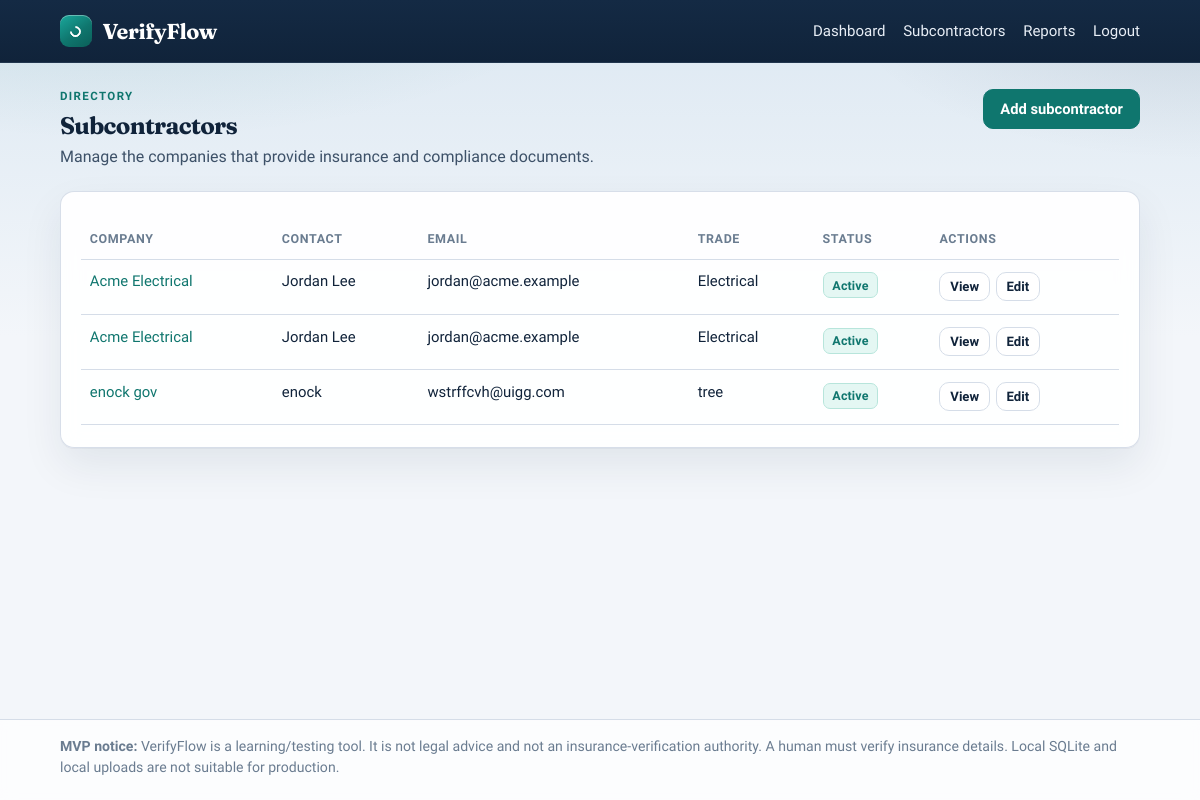
Screenshot of /contractors (signed in) with the database file from the repository.
### app.py (models this page shows)
class Contractor(db.Model):
    __tablename__ = "contractors"
    id = db.Column(db.Integer, primary_key=True)
    public_id = db.Column(db.String(36), unique=True, nullable=False, default=lambda: str(uuid.uuid4()))
    organization_id = db.Column(db.Integer, db.ForeignKey("organizations.id"), nullable=False, index=True)
    company_name = db.Column(db.String(200), nullable=False)
    contact_name = db.Column(db.String(200), nullable=False)
    email = db.Column(db.String(255), nullable=False)
    phone = db.Column(db.String(50), nullable=True)
    trade_or_service = db.Column(db.String(200), nullable=True)
    government_vendor_number = db.Column(db.String(100), nullable=True)
    notes = db.Column(db.Text, nullable=True)
    is_active = db.Column(db.Boolean, default=True, nullable=False)
    created_at = db.Column(db.DateTime, nullable=False, default=lambda: datetime.now(timezone.utc))
    organization = db.relationship("Organization", back_populates="contractors")
    documents = db.relationship(
        "ComplianceDocument",
        back_populates="contractor",
        cascade="all, delete-orphan",
        lazy=True,
    )

### app.py (the view)
    @app.route("/contractors")
    @org_required
    def contractors():
        items = org_contractors_query().order_by(Contractor.company_name.asc()).all()
        return render_template("contractors.html", contractors=items)

### app.py (called while the page is built)
def org_required(view):
    @wraps(view)
    @login_required
    def wrapped(*args, **kwargs):
        if not current_user.organization_id:
            abort(403)
        return view(*args, **kwargs)
    return wrapped

def org_contractors_query():
    return Contractor.query.filter_by(organization_id=current_user.organization_id)

def register_template_helpers(app: Flask) -> None:
    @app.context_processor
    def inject_globals():
        return {
            "app_name": "VerifyFlow",
            "document_type_suggestions": DOCUMENT_TYPE_CHOICES,
        }
    @app.template_filter("expiry_badge_class")
    def expiry_badge_class(status: str) -> str:
        mapping = {
            "Valid": "badge-valid",
            "Expiring Soon": "badge-soon",
            "Expired": "badge-expired",
        }
        return mapping.get(status, "badge-muted")
    @app.template_filter("days_label")
    def days_label_filter(days: int) -> str:
        return days_label(days)

### templates/contractors.html (shortened to what this page needs)
{% extends "base.html" %}
{% block content %}
<section class="page-header">
  <div>
    <p class="eyebrow">Directory</p>
    <h1>Subcontractors</h1>
    <p class="lead">Manage the companies that provide insurance and compliance documents.</p>
  </div>
  <a class="btn btn-primary" href="{{ url_for('contractor_new') }}">Add subcontractor</a>
</section>
<section class="panel">
  {% if contractors %}
  <div class="table-wrap">
    <table>
      <thead>
        <tr>
          <th>Company</th>
          <th>Contact</th>
          <th>Email</th>
          <th>Trade</th>
          <th>Status</th>
          <th>Actions</th>
        </tr>
      </thead>
      <tbody>
        {% for c in contractors %}
        <tr>
          <td><a href="{{ url_for('contractor_detail', public_id=c.public_id) }}">{{ c.company_name }}</a></td>
          <td>{{ c.contact_name }}</td>
          <td>{{ c.email }}</td>
          <td>{{ c.trade_or_service or "—" }}</td>
          <td>{% if c.is_active %}<span class="badge badge-valid">Active</span>{% else %}<span class="badge badge-muted">Inactive</span>{% endif %}</td>
          <td class="actions">
            <a class="btn btn-small" href="{{ url_for('contractor_detail', public_id=c.public_id) }}">View</a>
            <a class="btn btn-small" href="{{ url_for('contractor_edit', public_id=c.public_id) }}">Edit</a>
          </td>
        </tr>
        {% endfor %}
      </tbody>
    </table>
  </div>
  {% else %}
  <p class="empty">No subcontractors yet. Add your first one to get started.</p>
  {% endif %}
</section>
{% endblock %}

### templates/base.html (shortened to what this page needs)
<!DOCTYPE html>
<html lang="en">
<head>
  <link rel="stylesheet" href="{{ url_for('static', filename='styles.css') }}">
</head>
<body class="{% block body_class %}is-auth{% endblock %}">
  {% if current_user.is_authenticated %}
  <header class="topnav">
    <div class="topnav-inner">
      <a class="brand" href="{{ url_for('dashboard') }}">
        <span class="brand-mark" aria-hidden="true"><span></span></span>
        VerifyFlow
      </a>
      <nav class="nav-links" aria-label="Main">
        <a href="{{ url_for('dashboard') }}">Dashboard</a>
        <a href="{{ url_for('contractors') }}">Subcontractors</a>
        <a href="{{ url_for('reports') }}">Reports</a>
        <a href="{{ url_for('logout') }}">Logout</a>
      </nav>
    </div>
  </header>
  {% endif %}
  <main id="main-content" class="container">
    {% block content %}{% endblock %}
  </main>
  <footer class="site-footer">
    <div class="container">
      <p><strong>MVP notice:</strong> VerifyFlow is a learning/testing tool. It is not legal advice and not an insurance-verification authority. A human must verify insurance details. Local SQLite and local uploads are not suitable for production.</p>
    </div>
  </footer>
</body>
</html>

### rows the page displays
Contractor: company_name "Acme Electrical", contact_name "Jordan Lee", email "jordan@acme.example", trade_or_service "Electrical", is_active "Active"
Contractor: company_name "Acme Electrical", contact_name "Jordan Lee", email "jordan@acme.example", trade_or_service "Electrical", is_active "Active"
Contractor: company_name "enock gov", contact_name "enock", email "wstrffcvh@uigg.com", trade_or_service "tree", is_active "Active"
